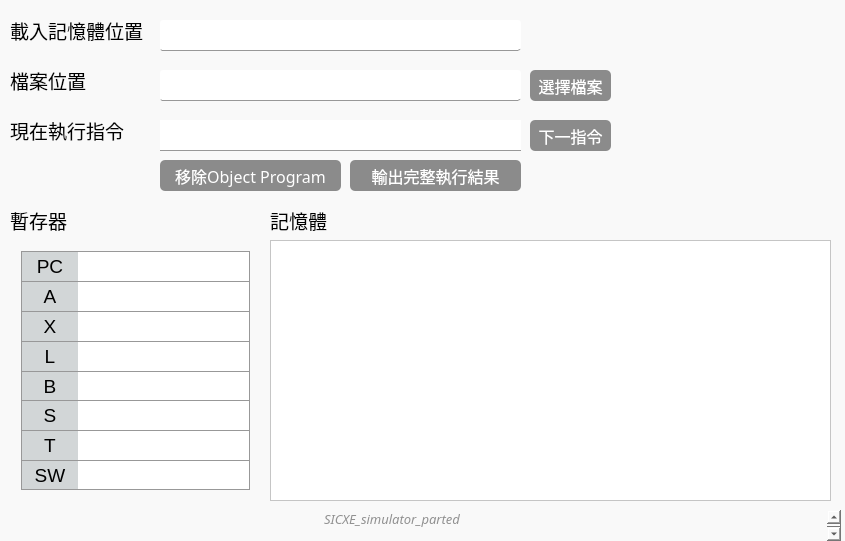
<?xml version="1.0" encoding="UTF-8"?>
<ui version="4.0">
 <class>MainWindow</class>
 <widget class="QMainWindow" name="MainWindow">
  <property name="enabled">
   <bool>true</bool>
  </property>
  <property name="geometry">
   <rect>
    <x>0</x>
    <y>0</y>
    <width>845</width>
    <height>541</height>
   </rect>
  </property>
  <property name="minimumSize">
   <size>
    <width>845</width>
    <height>541</height>
   </size>
  </property>
  <property name="maximumSize">
   <size>
    <width>845</width>
    <height>541</height>
   </size>
  </property>
  <property name="font">
   <font>
    <family>微軟正黑體</family>
    <pointsize>12</pointsize>
   </font>
  </property>
  <property name="windowTitle">
   <string>單步執行器</string>
  </property>
  <property name="windowIcon">
   <iconset resource="myresources.qrc">
    <normaloff>:/Image/singleopIcon24.png</normaloff>:/Image/singleopIcon24.png</iconset>
  </property>
  <property name="styleSheet">
   <string notr="true">background-color: rgb(235, 235, 235);</string>
  </property>
  <property name="iconSize">
   <size>
    <width>24</width>
    <height>24</height>
   </size>
  </property>
  <property name="dockOptions">
   <set>QMainWindow::AllowTabbedDocks|QMainWindow::AnimatedDocks</set>
  </property>
  <property name="unifiedTitleAndToolBarOnMac">
   <bool>false</bool>
  </property>
  <widget class="QWidget" name="centralWidget">
   <property name="styleSheet">
    <string notr="true">background-color: rgb(249, 249, 249);</string>
   </property>
   <widget class="QWidget" name="gridLayoutWidget">
    <property name="geometry">
     <rect>
      <x>10</x>
      <y>240</y>
      <width>251</width>
      <height>261</height>
     </rect>
    </property>
    <layout class="QGridLayout" name="RegsLayout" rowstretch="0,0,0,0,0,0,0,0" columnstretch="0,1,3">
     <property name="sizeConstraint">
      <enum>QLayout::SetDefaultConstraint</enum>
     </property>
     <property name="spacing">
      <number>0</number>
     </property>
     <item row="0" column="1">
      <widget class="QLabel" name="RegsPCLable">
       <property name="font">
        <font>
         <pointsize>14</pointsize>
        </font>
       </property>
       <property name="styleSheet">
        <string notr="true">background-color: rgb(210, 214, 215);
border-left: 1px solid #989898;
border-top: 1px solid #989898;</string>
       </property>
       <property name="text">
        <string>PC</string>
       </property>
       <property name="alignment">
        <set>Qt::AlignCenter</set>
       </property>
       <property name="indent">
        <number>-1</number>
       </property>
      </widget>
     </item>
     <item row="3" column="1">
      <widget class="QLabel" name="RegsLLable">
       <property name="font">
        <font>
         <pointsize>14</pointsize>
        </font>
       </property>
       <property name="styleSheet">
        <string notr="true">background-color: rgb(210, 214, 215);
border-left: 1px solid #989898;
border-top: 1px solid #989898;</string>
       </property>
       <property name="text">
        <string>L</string>
       </property>
       <property name="alignment">
        <set>Qt::AlignCenter</set>
       </property>
       <property name="indent">
        <number>-1</number>
       </property>
      </widget>
     </item>
     <item row="6" column="1">
      <widget class="QLabel" name="RegsTLable">
       <property name="font">
        <font>
         <pointsize>14</pointsize>
        </font>
       </property>
       <property name="styleSheet">
        <string notr="true">background-color: rgb(210, 214, 215);
border-left: 1px solid #989898;
border-top: 1px solid #989898;</string>
       </property>
       <property name="text">
        <string>T</string>
       </property>
       <property name="alignment">
        <set>Qt::AlignCenter</set>
       </property>
       <property name="indent">
        <number>-1</number>
       </property>
      </widget>
     </item>
     <item row="5" column="1">
      <widget class="QLabel" name="RegsSLable">
       <property name="font">
        <font>
         <pointsize>14</pointsize>
        </font>
       </property>
       <property name="styleSheet">
        <string notr="true">background-color: rgb(210, 214, 215);
border-left: 1px solid #989898;
border-top: 1px solid #989898;</string>
       </property>
       <property name="text">
        <string>S</string>
       </property>
       <property name="alignment">
        <set>Qt::AlignCenter</set>
       </property>
       <property name="indent">
        <number>-1</number>
       </property>
      </widget>
     </item>
     <item row="1" column="1">
      <widget class="QLabel" name="RegsALable">
       <property name="font">
        <font>
         <pointsize>14</pointsize>
        </font>
       </property>
       <property name="styleSheet">
        <string notr="true">background-color: rgb(210, 214, 215);
border-left: 1px solid #989898;
border-top: 1px solid #989898;</string>
       </property>
       <property name="text">
        <string>A</string>
       </property>
       <property name="alignment">
        <set>Qt::AlignCenter</set>
       </property>
       <property name="indent">
        <number>-1</number>
       </property>
      </widget>
     </item>
     <item row="4" column="1">
      <widget class="QLabel" name="RegsBLable">
       <property name="font">
        <font>
         <pointsize>14</pointsize>
        </font>
       </property>
       <property name="styleSheet">
        <string notr="true">background-color: rgb(210, 214, 215);
border-left: 1px solid #989898;
border-top: 1px solid #989898;</string>
       </property>
       <property name="text">
        <string>B</string>
       </property>
       <property name="alignment">
        <set>Qt::AlignCenter</set>
       </property>
       <property name="indent">
        <number>-1</number>
       </property>
      </widget>
     </item>
     <item row="2" column="1">
      <widget class="QLabel" name="RegsXLable">
       <property name="font">
        <font>
         <pointsize>14</pointsize>
        </font>
       </property>
       <property name="styleSheet">
        <string notr="true">background-color: rgb(210, 214, 215);
border-left: 1px solid #989898;
border-top: 1px solid #989898;</string>
       </property>
       <property name="text">
        <string>X</string>
       </property>
       <property name="alignment">
        <set>Qt::AlignCenter</set>
       </property>
       <property name="indent">
        <number>-1</number>
       </property>
      </widget>
     </item>
     <item row="7" column="1">
      <widget class="QLabel" name="RegsSWLable">
       <property name="font">
        <font>
         <pointsize>14</pointsize>
        </font>
       </property>
       <property name="styleSheet">
        <string notr="true">background-color: rgb(210, 214, 215);
border-left: 1px solid #989898;
border-top: 1px solid #989898;
border-bottom: 1px solid #989898;
</string>
       </property>
       <property name="text">
        <string>SW</string>
       </property>
       <property name="alignment">
        <set>Qt::AlignCenter</set>
       </property>
       <property name="indent">
        <number>-1</number>
       </property>
      </widget>
     </item>
     <item row="2" column="2">
      <widget class="QLabel" name="RegsXContentLable">
       <property name="font">
        <font>
         <family>微軟正黑體</family>
         <pointsize>12</pointsize>
        </font>
       </property>
       <property name="styleSheet">
        <string notr="true">background-color: #fff;
border-right: 1px solid #989898;
border-top: 1px solid #989898;
</string>
       </property>
       <property name="text">
        <string/>
       </property>
       <property name="alignment">
        <set>Qt::AlignCenter</set>
       </property>
      </widget>
     </item>
     <item row="1" column="2">
      <widget class="QLabel" name="RegsAContentLable">
       <property name="font">
        <font>
         <family>微軟正黑體</family>
         <pointsize>12</pointsize>
        </font>
       </property>
       <property name="styleSheet">
        <string notr="true">background-color: #fff;
border-right: 1px solid #989898;
border-top: 1px solid #989898;
</string>
       </property>
       <property name="text">
        <string/>
       </property>
       <property name="alignment">
        <set>Qt::AlignCenter</set>
       </property>
      </widget>
     </item>
     <item row="0" column="2">
      <widget class="QLabel" name="RegsPCContentLable">
       <property name="font">
        <font>
         <family>微軟正黑體</family>
         <pointsize>12</pointsize>
        </font>
       </property>
       <property name="styleSheet">
        <string notr="true">background-color: #fff;
border-right: 1px solid #989898;
border-top: 1px solid #989898;
</string>
       </property>
       <property name="text">
        <string/>
       </property>
       <property name="alignment">
        <set>Qt::AlignCenter</set>
       </property>
      </widget>
     </item>
     <item row="3" column="2">
      <widget class="QLabel" name="RegsLContentLable">
       <property name="font">
        <font>
         <family>微軟正黑體</family>
         <pointsize>12</pointsize>
        </font>
       </property>
       <property name="styleSheet">
        <string notr="true">background-color: #fff;
border-right: 1px solid #989898;
border-top: 1px solid #989898;
</string>
       </property>
       <property name="text">
        <string/>
       </property>
       <property name="alignment">
        <set>Qt::AlignCenter</set>
       </property>
      </widget>
     </item>
     <item row="4" column="2">
      <widget class="QLabel" name="RegsBContentLable">
       <property name="font">
        <font>
         <family>微軟正黑體</family>
         <pointsize>12</pointsize>
        </font>
       </property>
       <property name="styleSheet">
        <string notr="true">background-color: #fff;
border-right: 1px solid #989898;
border-top: 1px solid #989898;
</string>
       </property>
       <property name="text">
        <string/>
       </property>
       <property name="alignment">
        <set>Qt::AlignCenter</set>
       </property>
      </widget>
     </item>
     <item row="5" column="2">
      <widget class="QLabel" name="RegsSContentLable">
       <property name="font">
        <font>
         <family>微軟正黑體</family>
         <pointsize>12</pointsize>
        </font>
       </property>
       <property name="styleSheet">
        <string notr="true">background-color: #fff;
border-right: 1px solid #989898;
border-top: 1px solid #989898;
</string>
       </property>
       <property name="text">
        <string/>
       </property>
       <property name="alignment">
        <set>Qt::AlignCenter</set>
       </property>
      </widget>
     </item>
     <item row="6" column="2">
      <widget class="QLabel" name="RegsTContentLable">
       <property name="font">
        <font>
         <family>微軟正黑體</family>
         <pointsize>12</pointsize>
        </font>
       </property>
       <property name="styleSheet">
        <string notr="true">background-color: #fff;
border-right: 1px solid #989898;
border-top: 1px solid #989898;
</string>
       </property>
       <property name="text">
        <string/>
       </property>
       <property name="alignment">
        <set>Qt::AlignCenter</set>
       </property>
      </widget>
     </item>
     <item row="7" column="2">
      <widget class="QLabel" name="RegsSWContentLable">
       <property name="font">
        <font>
         <family>微軟正黑體</family>
         <pointsize>12</pointsize>
        </font>
       </property>
       <property name="styleSheet">
        <string notr="true">background-color: #fff;
border-right: 1px solid #989898;
border-top: 1px solid #989898;
border-bottom: 1px solid #989898;
</string>
       </property>
       <property name="text">
        <string/>
       </property>
       <property name="alignment">
        <set>Qt::AlignCenter</set>
       </property>
      </widget>
     </item>
    </layout>
   </widget>
   <widget class="QLabel" name="OpenFileLable">
    <property name="geometry">
     <rect>
      <x>10</x>
      <y>70</y>
      <width>81</width>
      <height>21</height>
     </rect>
    </property>
    <property name="font">
     <font>
      <pointsize>14</pointsize>
     </font>
    </property>
    <property name="text">
     <string>檔案位置</string>
    </property>
   </widget>
   <widget class="QTextEdit" name="OpenFileTextEdit">
    <property name="geometry">
     <rect>
      <x>160</x>
      <y>70</y>
      <width>361</width>
      <height>31</height>
     </rect>
    </property>
    <property name="font">
     <font>
      <pointsize>11</pointsize>
     </font>
    </property>
    <property name="styleSheet">
     <string notr="true">background-color: rgb(255, 255, 255);
border-radius: 3px;
border-bottom: 1px solid #989898;</string>
    </property>
    <property name="readOnly">
     <bool>true</bool>
    </property>
    <property name="html">
     <string>&lt;!DOCTYPE HTML PUBLIC &quot;-//W3C//DTD HTML 4.0//EN&quot; &quot;http://www.w3.org/TR/REC-html40/strict.dtd&quot;&gt;
&lt;html&gt;&lt;head&gt;&lt;meta name=&quot;qrichtext&quot; content=&quot;1&quot; /&gt;&lt;style type=&quot;text/css&quot;&gt;
p, li { white-space: pre-wrap; }
&lt;/style&gt;&lt;/head&gt;&lt;body style=&quot; font-family:'PMingLiU'; font-size:11pt; font-weight:400; font-style:normal;&quot;&gt;
&lt;p style=&quot;-qt-paragraph-type:empty; margin-top:0px; margin-bottom:0px; margin-left:0px; margin-right:0px; -qt-block-indent:0; text-indent:0px; font-family:'微軟正黑體'; font-size:12pt;&quot;&gt;&lt;br /&gt;&lt;/p&gt;&lt;/body&gt;&lt;/html&gt;</string>
    </property>
   </widget>
   <widget class="QPushButton" name="SelectFileBtn">
    <property name="geometry">
     <rect>
      <x>530</x>
      <y>70</y>
      <width>81</width>
      <height>31</height>
     </rect>
    </property>
    <property name="font">
     <font>
      <family>微軟正黑體</family>
      <pointsize>12</pointsize>
      <italic>false</italic>
     </font>
    </property>
    <property name="styleSheet">
     <string notr="true">QPushButton#SelectFileBtn {
background-color: rgb(139, 139, 139);
color: #fff;
border: none;
border-radius: 5px;
}
QPushButton#SelectFileBtn::hover {
background-color:rgb(206, 206, 206);
color: rgb(45, 39, 39);
}
QPushButton#SelectFileBtn::pressed {
background-color: rgb(165, 165, 165);
border-bottom: 2px solid rgb(65, 65, 65);
}</string>
    </property>
    <property name="text">
     <string>選擇檔案</string>
    </property>
    <property name="flat">
     <bool>false</bool>
    </property>
   </widget>
   <widget class="QLabel" name="CurInstructLable">
    <property name="geometry">
     <rect>
      <x>10</x>
      <y>120</y>
      <width>121</width>
      <height>21</height>
     </rect>
    </property>
    <property name="font">
     <font>
      <pointsize>14</pointsize>
     </font>
    </property>
    <property name="text">
     <string>現在執行指令</string>
    </property>
   </widget>
   <widget class="QLabel" name="CurInstructContentLable">
    <property name="geometry">
     <rect>
      <x>160</x>
      <y>120</y>
      <width>361</width>
      <height>31</height>
     </rect>
    </property>
    <property name="font">
     <font>
      <family>微軟正黑體</family>
      <pointsize>12</pointsize>
     </font>
    </property>
    <property name="styleSheet">
     <string notr="true">background-color: #fff;
border-bottom: 1px solid #989898;
</string>
    </property>
    <property name="text">
     <string/>
    </property>
   </widget>
   <widget class="QLabel" name="OpenFileStatusLable">
    <property name="geometry">
     <rect>
      <x>620</x>
      <y>60</y>
      <width>48</width>
      <height>48</height>
     </rect>
    </property>
    <property name="styleSheet">
     <string notr="true">background-image: url(:/Image/FileNotSelected.png);</string>
    </property>
    <property name="text">
     <string/>
    </property>
   </widget>
   <widget class="QPushButton" name="OneStepBtn">
    <property name="geometry">
     <rect>
      <x>530</x>
      <y>120</y>
      <width>81</width>
      <height>31</height>
     </rect>
    </property>
    <property name="font">
     <font>
      <family>微軟正黑體</family>
      <pointsize>12</pointsize>
     </font>
    </property>
    <property name="styleSheet">
     <string notr="true">QPushButton#OneStepBtn {
background-color: rgb(139, 139, 139);
color: #fff;
border: none;
border-radius: 5px;
}
QPushButton#OneStepBtn::hover {
background-color:rgb(206, 206, 206);
color: rgb(45, 39, 39);
}
QPushButton#OneStepBtn::pressed {
background-color: rgb(165, 165, 165);
border-bottom: 2px solid rgb(65, 65, 65);
}</string>
    </property>
    <property name="text">
     <string>下一指令</string>
    </property>
   </widget>
   <widget class="QPlainTextEdit" name="MemeryDisplayPlainTextEdit">
    <property name="geometry">
     <rect>
      <x>270</x>
      <y>240</y>
      <width>561</width>
      <height>261</height>
     </rect>
    </property>
    <property name="font">
     <font>
      <family>細明體</family>
      <pointsize>12</pointsize>
     </font>
    </property>
    <property name="styleSheet">
     <string notr="true">background-color: #fff;
</string>
    </property>
    <property name="undoRedoEnabled">
     <bool>false</bool>
    </property>
    <property name="readOnly">
     <bool>true</bool>
    </property>
    <property name="plainText">
     <string/>
    </property>
   </widget>
   <widget class="QLabel" name="RegsLabel">
    <property name="geometry">
     <rect>
      <x>10</x>
      <y>210</y>
      <width>61</width>
      <height>21</height>
     </rect>
    </property>
    <property name="font">
     <font>
      <family>微軟正黑體</family>
      <pointsize>14</pointsize>
     </font>
    </property>
    <property name="text">
     <string>暫存器</string>
    </property>
   </widget>
   <widget class="QLabel" name="MemoryLable">
    <property name="geometry">
     <rect>
      <x>270</x>
      <y>210</y>
      <width>61</width>
      <height>21</height>
     </rect>
    </property>
    <property name="font">
     <font>
      <family>微軟正黑體</family>
      <pointsize>14</pointsize>
     </font>
    </property>
    <property name="text">
     <string>記憶體</string>
    </property>
   </widget>
   <widget class="QPushButton" name="RemoveObpBtn">
    <property name="geometry">
     <rect>
      <x>160</x>
      <y>160</y>
      <width>181</width>
      <height>31</height>
     </rect>
    </property>
    <property name="font">
     <font>
      <family>微軟正黑體</family>
      <pointsize>12</pointsize>
      <weight>50</weight>
      <bold>false</bold>
     </font>
    </property>
    <property name="styleSheet">
     <string notr="true">QPushButton#RemoveObpBtn {
background-color: rgb(139, 139, 139);
color: #fff;
border: none;
border-radius: 5px;
}
QPushButton#RemoveObpBtn::hover {
background-color:rgb(206, 206, 206);
color: rgb(45, 39, 39);
}
QPushButton#RemoveObpBtn::pressed {
background-color: rgb(165, 165, 165);
border-bottom: 2px solid rgb(65, 65, 65);
}</string>
    </property>
    <property name="text">
     <string>移除Object Program</string>
    </property>
   </widget>
   <widget class="QPlainTextEdit" name="AuthorSign">
    <property name="geometry">
     <rect>
      <x>320</x>
      <y>510</y>
      <width>521</width>
      <height>31</height>
     </rect>
    </property>
    <property name="font">
     <font>
      <family>Vivaldi</family>
      <pointsize>10</pointsize>
      <italic>true</italic>
     </font>
    </property>
    <property name="styleSheet">
     <string notr="true">background:transparent;
color: rgb(145, 145, 145);
border: none</string>
    </property>
    <property name="plainText">
     <string>Power by Huang Shih Hao..2015/6/11     https://github.com/dt9450108/SICXE_simulator_parted</string>
    </property>
   </widget>
   <widget class="QLabel" name="LabelIcon">
    <property name="geometry">
     <rect>
      <x>690</x>
      <y>40</y>
      <width>141</width>
      <height>141</height>
     </rect>
    </property>
    <property name="styleSheet">
     <string notr="true">background-image: url(:/Image/rightUpIcon.png);</string>
    </property>
    <property name="text">
     <string/>
    </property>
   </widget>
   <widget class="QPushButton" name="FullExecBtn">
    <property name="geometry">
     <rect>
      <x>350</x>
      <y>160</y>
      <width>171</width>
      <height>31</height>
     </rect>
    </property>
    <property name="font">
     <font>
      <family>微軟正黑體</family>
      <pointsize>12</pointsize>
     </font>
    </property>
    <property name="styleSheet">
     <string notr="true">QPushButton#FullExecBtn {
background-color: rgb(139, 139, 139);
color: #fff;
border: none;
border-radius: 5px;
}
QPushButton#FullExecBtn::hover {
background-color:rgb(206, 206, 206);
color: rgb(45, 39, 39);
}
QPushButton#FullExecBtn::pressed {
background-color: rgb(165, 165, 165);
border-bottom: 2px solid rgb(65, 65, 65);
}</string>
    </property>
    <property name="text">
     <string>輸出完整執行結果</string>
    </property>
   </widget>
   <widget class="QLabel" name="LoadAddrLable">
    <property name="geometry">
     <rect>
      <x>10</x>
      <y>20</y>
      <width>141</width>
      <height>21</height>
     </rect>
    </property>
    <property name="font">
     <font>
      <family>微軟正黑體</family>
      <pointsize>14</pointsize>
     </font>
    </property>
    <property name="text">
     <string>載入記憶體位置</string>
    </property>
   </widget>
   <widget class="QLineEdit" name="LoadAddrLineEdit">
    <property name="geometry">
     <rect>
      <x>160</x>
      <y>20</y>
      <width>361</width>
      <height>31</height>
     </rect>
    </property>
    <property name="styleSheet">
     <string notr="true">background-color: rgb(255, 255, 255);
border-radius: 3px;
border-bottom: 1px solid #989898;</string>
    </property>
    <property name="maxLength">
     <number>6</number>
    </property>
   </widget>
  </widget>
  <action name="action">
   <property name="text">
    <string>開啟檔案</string>
   </property>
  </action>
  <action name="action_2">
   <property name="text">
    <string>結束程式</string>
   </property>
  </action>
 </widget>
 <layoutdefault spacing="6" margin="11"/>
 <resources>
  <include location="myresources.qrc"/>
 </resources>
 <connections/>
</ui>
